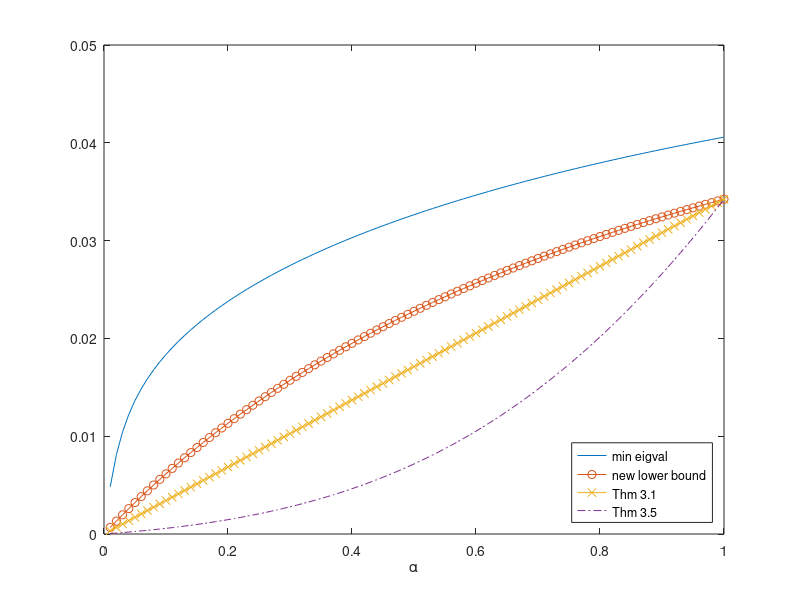

This figure's MATLAB source:
%Graph for example

%size of the matrix
n=10; 
%vector for alpha
ee=(.01:.01:1)'; 
%seed for random number generator
rng(9); 
%random vector for B
r=rand(n-2,1); 
%random vector v
v=randn(n,1); 
%normalized v
v=v/norm(v); 
%v_1
v1=v(1); 
%v_1^2
v12=v1^2;
%collection of four lower bounds
m=zeros(size(ee,1),4); 
for j=1:size(ee,1)
    %alpha
    e=ee(j); 
    %matrix B
    D=diag([0; e; e+r]); 
    %matrix \mathcal{B}
    A=D+v*v'; 
    %sqrt(\alpha)
    es=sqrt(e); 
    %min eigenvalue of \mathcal{B}
    m(j,1)=min(eig(A)); 
    %new lower bound
    m(j,2)=.5*(1+e-sqrt((1+e).^2-4*e*v12)); 
    %Theorem 3.1
    m(j,3)=min(1,e).*(1-sqrt(1-v12)); 
    %Theorem 3.5
    m(j,4)=.5*(e+1-.5*(1+es)*sqrt(1+2*es*(1-2*v12)+e)-.5*abs(1-es)*sqrt(1-2*es*(1-2*v12)+e)); 
end
%m, m1, m2, m3
plot(ee,m(:,1),'-',ee,m(:,2),'-o',ee,m(:,3),'-x',ee,m(:,4),'-.'); xlabel('\alpha');
legend('min eigval','new lower bound','Thm 3.1','Thm 3.5','Location','SouthEast');
